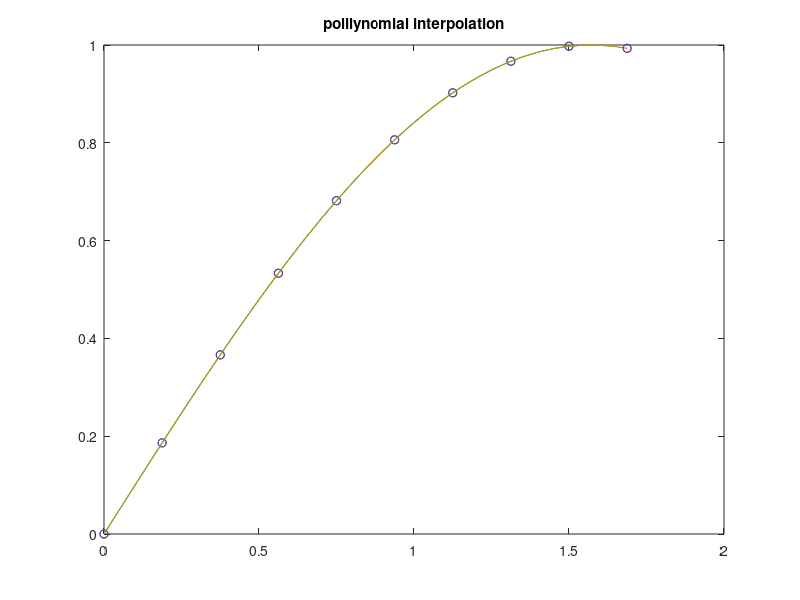

Recreate this plot in MATLAB.
% Numerical Mathematics and Computing, Fifth Edition
% Ward Cheney & David Kincaid
% Brooks/Cole Publ. Co.
% (c) 2003
%
% file: newtn_int_poly.m

% Newton interpolating polynomial for y=sin(x)

 a = 0, b = 1.6875, n = 9;

% making 10 equdistant points in the interval [0,1.6875]
 X = linspace(a, b, n+1);

 Y = sin(X);

% polynomial fit of n degree 
 p = polyfit(X, Y, n);
 Z = linspace(a, b, 4*n+1);
 F = polyval(p, Z);
 E = sin(Z) - polyval(p, Z);
pause

 plot(X, Y, 'o', Z, F, '-');
hold on
 xplot = [a: .05: b];
 polyf = polyval(p, xplot);
 plot(xplot, polyf, '-');
%including the original 10 points in plot:
 plot(X, Y, 'o', xplot, polyf, '-');
 title('polilynomial interpolation');